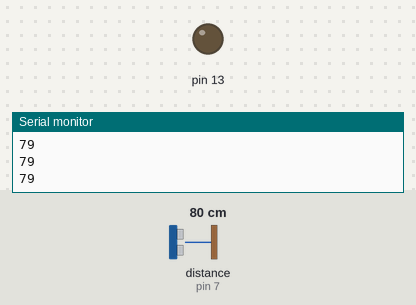
Bench run of a sketch on a simulated Arduino Uno, built with avr-gcc and run on an emulated ATmega328P. Shown: output pins drawn as LEDs (lit = HIGH), the last lines printed to the serial monitor. Wiring (inferred from the names in the program): ultrasonic range finder: trigger pin 8; echo pin 7. The test bench sets the inputs (shaded band); at power-on: distance to the obstacle (sensor on pin 7) 80 cm. The echo pulse lasts 58.3 µs per cm; pins used as bus, display or sensor lines are not drawn.

Above: at 1.3 s.
1.4 s: distance to the obstacle (sensor on pin 7) set to 18 cm
2.9 s: distance to the obstacle (sensor on pin 7) set to 14 cm
At 4.2 s:
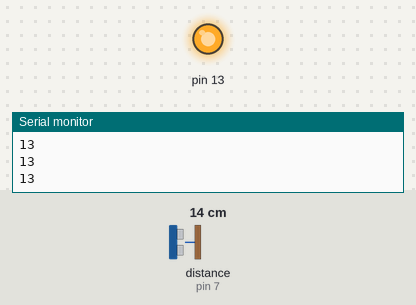
4.5 s: distance to the obstacle (sensor on pin 7) set to 35 cm
At 5.7 s:
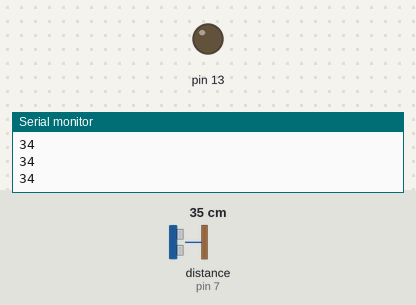
6.0 s: distance to the obstacle (sensor on pin 7) set to 2 cm
At 7.2 s:
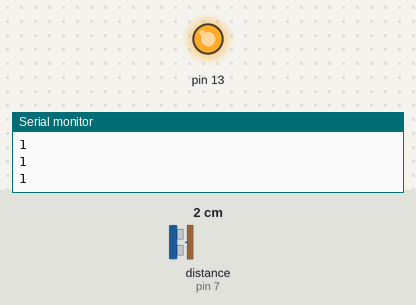
Timing chart, 0 to 8.5 s (numbered marks = the images above; inputs shaded):
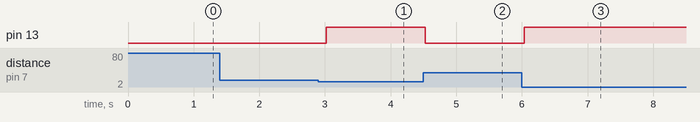

The sketch:

digital_meter.ino
```cpp
/*
 Name:		digital_meter.ino
 Created:	5/8/2020 12:03:49 AM
 Author:	OmegaKiller
*/


int trigpin = 8;
int echopin = 7;

float duration, distance;

// the setup function runs once when you press reset or power the board
void setup() {
    Serial.begin(115200);
    pinMode(trigpin, OUTPUT);
    pinMode(echopin, INPUT);

    pinMode(13, OUTPUT);
}

// the loop function runs over and over again until power down or reset
void loop() {
    long duration, distance;
    digitalWrite(trigpin, LOW);  // Added this line
    delayMicroseconds(2); // Added this line
    digitalWrite(trigpin, HIGH);
    //  delayMicroseconds(1000); - Removed this line
    delayMicroseconds(10); // Added this line
    digitalWrite(trigpin, LOW);
    duration = pulseIn(echopin, HIGH);
    distance = (duration / 2) / 29.1;

    Serial.println(distance);

    if (distance < 15) {
        digitalWrite(13, HIGH);
    }
    else
    {
        digitalWrite(13, LOW);
    }
    delay(500);
}
```

Measured:
- the behaviour switches between 16 and 15 cm on distance to the obstacle (sensor on pin 7) (found by bisection; images 0 and 1)
- after the input at 2.9 s, pin 13: LOW → HIGH after 0.12 s
- after the input at 4.5 s, pin 13: HIGH → LOW at once
- after the input at 6.0 s, pin 13: LOW → HIGH at once
